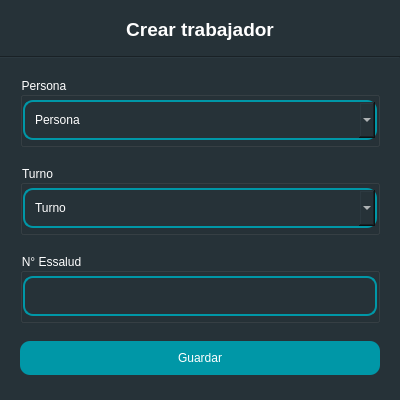
<?xml version="1.0" encoding="UTF-8"?>
<ui version="4.0">
 <class>Dialog</class>
 <widget class="QDialog" name="Dialog">
  <property name="windowModality">
   <enum>Qt::NonModal</enum>
  </property>
  <property name="geometry">
   <rect>
    <x>0</x>
    <y>0</y>
    <width>400</width>
    <height>400</height>
   </rect>
  </property>
  <property name="minimumSize">
   <size>
    <width>400</width>
    <height>400</height>
   </size>
  </property>
  <property name="maximumSize">
   <size>
    <width>400</width>
    <height>400</height>
   </size>
  </property>
  <property name="windowTitle">
   <string>Trabajador</string>
  </property>
  <property name="styleSheet">
   <string notr="true">background-color: #263238;</string>
  </property>
  <property name="modal">
   <bool>false</bool>
  </property>
  <layout class="QHBoxLayout" name="horizontalLayout">
   <property name="spacing">
    <number>0</number>
   </property>
   <property name="leftMargin">
    <number>0</number>
   </property>
   <property name="topMargin">
    <number>0</number>
   </property>
   <property name="rightMargin">
    <number>0</number>
   </property>
   <property name="bottomMargin">
    <number>0</number>
   </property>
   <item>
    <widget class="QWidget" name="widget" native="true">
     <property name="styleSheet">
      <string notr="true">QLineEdit {
    color:  white;
    border-style:  solid;
    border-width: 1.5px;
    border-color: #0097a7;
	border-radius: 10px;
	padding: 10px;
}

QDateEdit {
    color:  white;
    border-style:  solid;
    border-width: 1.5px;
    border-color: #0097a7;
	border-radius: 10px;
	padding: 10px;
}

QComboBox {
    color:  white;
    border-style:  solid;
    border-width: 1.5px;
    border-color: #0097a7;
	border-radius: 10px;
	padding: 10px;
}

QPlainTextEdit {
    color:  white;
    border-style:  solid;
    border-width: 1.5px;
    border-color: #0097a7;
	border-radius: 10px;
	padding: 10px;
}

QGroupBox {
	color:  white;
}

QDoubleSpinBox {
    color:  white;
    border-style:  solid;
    border-width: 1.5px;
    border-color: #0097a7;
	border-radius: 10px;
	padding: 10px;
}</string>
     </property>
     <layout class="QVBoxLayout" name="verticalLayout" stretch="1,0,8">
      <property name="spacing">
       <number>6</number>
      </property>
      <property name="leftMargin">
       <number>0</number>
      </property>
      <property name="rightMargin">
       <number>0</number>
      </property>
      <item>
       <widget class="QFrame" name="frame">
        <property name="frameShape">
         <enum>QFrame::NoFrame</enum>
        </property>
        <property name="frameShadow">
         <enum>QFrame::Raised</enum>
        </property>
        <layout class="QVBoxLayout" name="verticalLayout_2" stretch="0">
         <item>
          <widget class="QLabel" name="lbl_title">
           <property name="font">
            <font>
             <pointsize>14</pointsize>
             <weight>75</weight>
             <bold>true</bold>
            </font>
           </property>
           <property name="layoutDirection">
            <enum>Qt::LeftToRight</enum>
           </property>
           <property name="styleSheet">
            <string notr="true">color: white;</string>
           </property>
           <property name="lineWidth">
            <number>1</number>
           </property>
           <property name="text">
            <string>Crear trabajador</string>
           </property>
           <property name="alignment">
            <set>Qt::AlignCenter</set>
           </property>
          </widget>
         </item>
        </layout>
       </widget>
      </item>
      <item>
       <widget class="Line" name="line">
        <property name="orientation">
         <enum>Qt::Horizontal</enum>
        </property>
       </widget>
      </item>
      <item>
       <widget class="QFrame" name="frame_2">
        <property name="frameShape">
         <enum>QFrame::NoFrame</enum>
        </property>
        <property name="frameShadow">
         <enum>QFrame::Raised</enum>
        </property>
        <layout class="QVBoxLayout" name="verticalLayout_3">
         <property name="spacing">
          <number>15</number>
         </property>
         <property name="leftMargin">
          <number>20</number>
         </property>
         <property name="rightMargin">
          <number>20</number>
         </property>
         <item>
          <widget class="QGroupBox" name="groupBox">
           <property name="minimumSize">
            <size>
             <width>0</width>
             <height>70</height>
            </size>
           </property>
           <property name="maximumSize">
            <size>
             <width>16777215</width>
             <height>70</height>
            </size>
           </property>
           <property name="title">
            <string>Persona</string>
           </property>
           <layout class="QVBoxLayout" name="verticalLayout_4">
            <property name="spacing">
             <number>0</number>
            </property>
            <property name="leftMargin">
             <number>0</number>
            </property>
            <property name="topMargin">
             <number>0</number>
            </property>
            <property name="rightMargin">
             <number>0</number>
            </property>
            <property name="bottomMargin">
             <number>0</number>
            </property>
            <item>
             <widget class="QComboBox" name="cmb_persona">
              <property name="placeholderText">
               <string>Persona</string>
              </property>
             </widget>
            </item>
           </layout>
          </widget>
         </item>
         <item>
          <widget class="QGroupBox" name="groupBox_2">
           <property name="minimumSize">
            <size>
             <width>0</width>
             <height>70</height>
            </size>
           </property>
           <property name="maximumSize">
            <size>
             <width>111111</width>
             <height>70</height>
            </size>
           </property>
           <property name="title">
            <string>Turno</string>
           </property>
           <layout class="QHBoxLayout" name="horizontalLayout_2">
            <property name="spacing">
             <number>0</number>
            </property>
            <property name="leftMargin">
             <number>0</number>
            </property>
            <property name="topMargin">
             <number>0</number>
            </property>
            <property name="rightMargin">
             <number>0</number>
            </property>
            <property name="bottomMargin">
             <number>0</number>
            </property>
            <item>
             <widget class="QComboBox" name="cmb_turno">
              <property name="placeholderText">
               <string>Turno</string>
              </property>
             </widget>
            </item>
           </layout>
          </widget>
         </item>
         <item>
          <widget class="QGroupBox" name="groupBox_3">
           <property name="minimumSize">
            <size>
             <width>0</width>
             <height>70</height>
            </size>
           </property>
           <property name="maximumSize">
            <size>
             <width>16777215</width>
             <height>70</height>
            </size>
           </property>
           <property name="title">
            <string>N° Essalud</string>
           </property>
           <layout class="QHBoxLayout" name="horizontalLayout_3">
            <property name="spacing">
             <number>0</number>
            </property>
            <property name="leftMargin">
             <number>0</number>
            </property>
            <property name="topMargin">
             <number>0</number>
            </property>
            <property name="rightMargin">
             <number>0</number>
            </property>
            <property name="bottomMargin">
             <number>0</number>
            </property>
            <item>
             <widget class="QLineEdit" name="input_numero_essalud">
              <property name="styleSheet">
               <string notr="true"/>
              </property>
              <property name="placeholderText">
               <string/>
              </property>
             </widget>
            </item>
           </layout>
          </widget>
         </item>
         <item>
          <widget class="QPushButton" name="btn_save">
           <property name="cursor">
            <cursorShape>PointingHandCursor</cursorShape>
           </property>
           <property name="styleSheet">
            <string notr="true">QPushButton {
    color:  white;
	background-color: #0097a7;
	border-radius: 10px;
	padding: 10px;
}</string>
           </property>
           <property name="text">
            <string>Guardar</string>
           </property>
          </widget>
         </item>
        </layout>
       </widget>
      </item>
     </layout>
    </widget>
   </item>
  </layout>
 </widget>
 <resources/>
 <connections/>
</ui>
